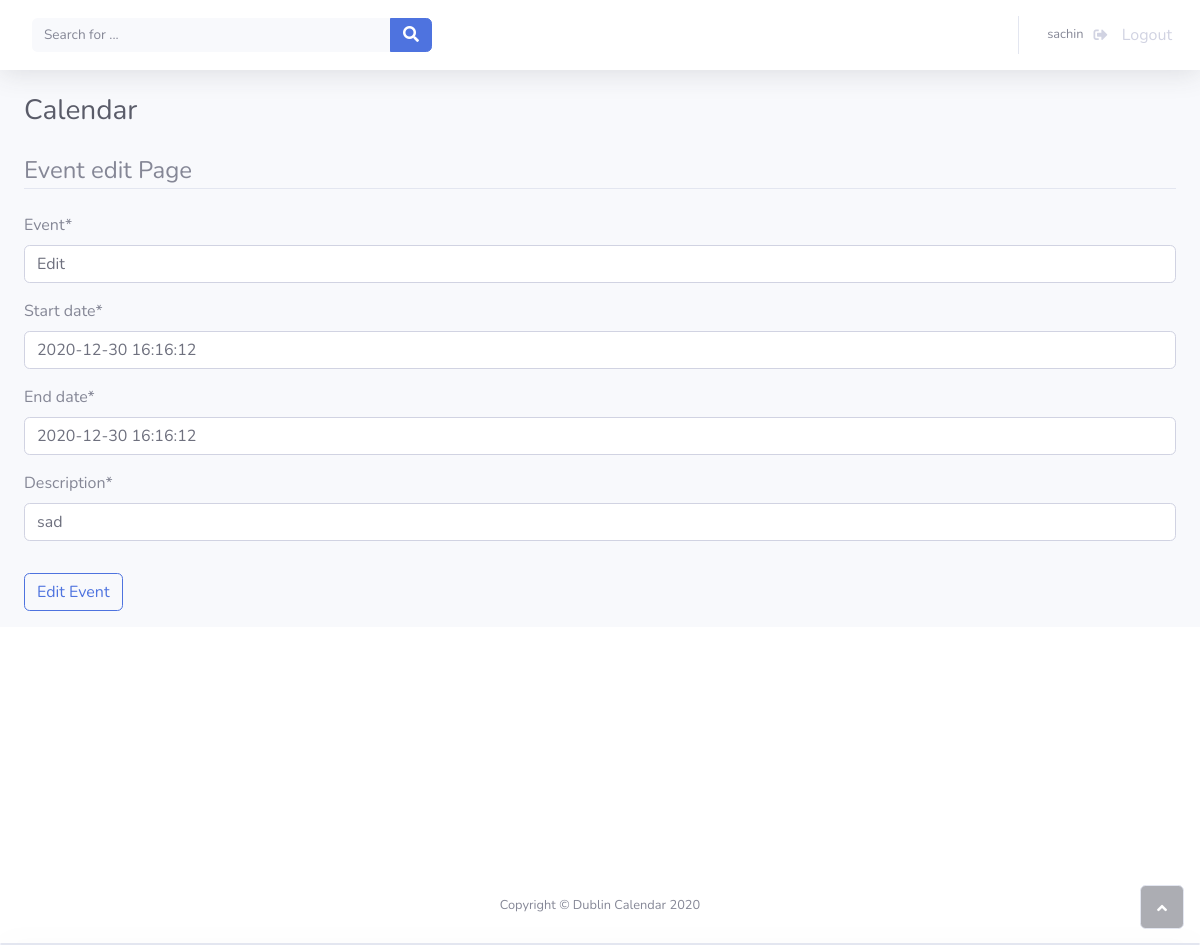
The page /event/6/update/ (signed in) on the database its author committed.
### profiles/models.py (models this page shows)
class Calender(models.Model):
    user = models.ForeignKey(User, on_delete=models.CASCADE)
    event = models.CharField(max_length=50, default='')
    start_date = models.DateTimeField(default=timezone.now)
    end_date = models.DateTimeField(default=timezone.now)
    description = models.CharField(max_length=400, default='')

### calender/views.py (the view, shortened to what this page needs)
# urls.py: path('event/<int:pk>/update/', calender_views.EventUpdateView.as_view(),
class EventUpdateView(UserPassesTestMixin, LoginRequiredMixin, UpdateView):
    model = Calender
    fields = ['event', 'start_date', 'end_date', 'description']
    success_url = "/"
    def test_func(self):
        event = self.get_object()
        if self.request.user == event.user:
            return True
        return False

### profiles/templates/profiles/calender_form.html (shortened to what this page needs)
{% load static %}
{% load crispy_forms_tags %}
<!DOCTYPE html>
<html>
<head>
    <link rel="stylesheet" href="{% static 'profiles/assets/bootstrap/css/bootstrap.min.css' %}">
    <link rel="stylesheet" href="{% static 'profiles/assets/fonts/fontawesome-all.min.css' %}">
    <link rel="stylesheet" href="{% static 'profiles/assets/fonts/font-awesome.min.css' %}">
    <link rel="stylesheet" href="{% static 'profiles/assets/fonts/fontawesome5-overrides.min.css' %}">
    <link rel="stylesheet" href="{% static 'profiles/assets/css/untitled.css' %}">
</head>
<body id="page-top">
    <div id="wrapper">
        <div class="d-flex flex-column" id="content-wrapper">
            <div id="content">
                <nav class="navbar navbar-light navbar-expand bg-white shadow mb-4 topbar static-top">
                    <div class="container-fluid">
                        <form
                            class="form-inline d-none d-sm-inline-block mr-auto ml-md-3 my-2 my-md-0 mw-100 navbar-search">
                            <div class="input-group"><input class="bg-light form-control border-0 small" type="text"
                                    placeholder="Search for ...">
                                <div class="input-group-append"><button class="btn btn-primary py-0" type="button"><i
                                            class="fas fa-search"></i></button></div>
                            </div>
                        </form>
                        <ul class="nav navbar-nav flex-nowrap ml-auto">
                            <li class="nav-item dropdown no-arrow">
                                <div class="nav-item ">
                                    <a class="nav-link" href="{% url 'logout' %}">
                                        <span class="d-none d-lg-inline mr-2 text-gray-600 small">{{ request.user }}
                                        </span>
                                        <i class="fas fa-sign-out-alt fa-sm fa-fw mr-2 text-gray-400"></i> &nbsp;Logout
                                    </a>
                                </div>
                            </li>
                        </ul>
                    </div>
                </nav>
                <div class="container-fluid">
                    <div class="d-sm-flex justify-content-between align-items-center mb-4">
                        <h3 class="text-dark mb-0">Calendar</h3>
                    </div>
                    <div class="content-section">
                        <form method="POST">
                            <fieldset class="form-group">
                                <legend class="border-bottom mb-4">Event edit Page</legend>
                                {{ form | crispy }}
                            </fieldset>
                            <div class="form-group">
                                <button class="btn btn-outline-primary" type="submit">Edit Event</button>
                            </div>
                        </form>
                    </div>
                </div>
            </div>
        </div>
    </div>
    <footer class="bg-white sticky-footer">
        <div class="container my-auto">
            <div class="text-center my-auto copyright"><span>Copyright © Dublin Calendar 2020</span></div>
        </div>
    </footer>
    </div><a class="border rounded d-inline scroll-to-top" href="#page-top"><i class="fas fa-angle-up"></i></a>
</body>
</html>

### profiles/static/profiles/assets/css/untitled.css (style rules this page uses)
.bg-white.sticky-footer { margin-top: 15em; }

### rows shown on the page
Calender: event "Edit", start_date "2020-12-30 16:16:12", end_date "2020-12-30 16:16:12", description "sad"

### other values the page prints
{{ request.user }} "sachin"
